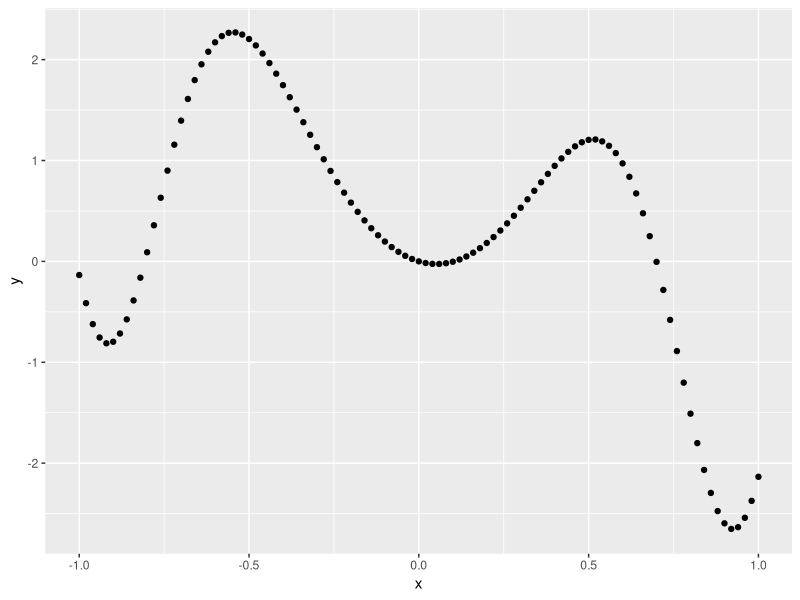
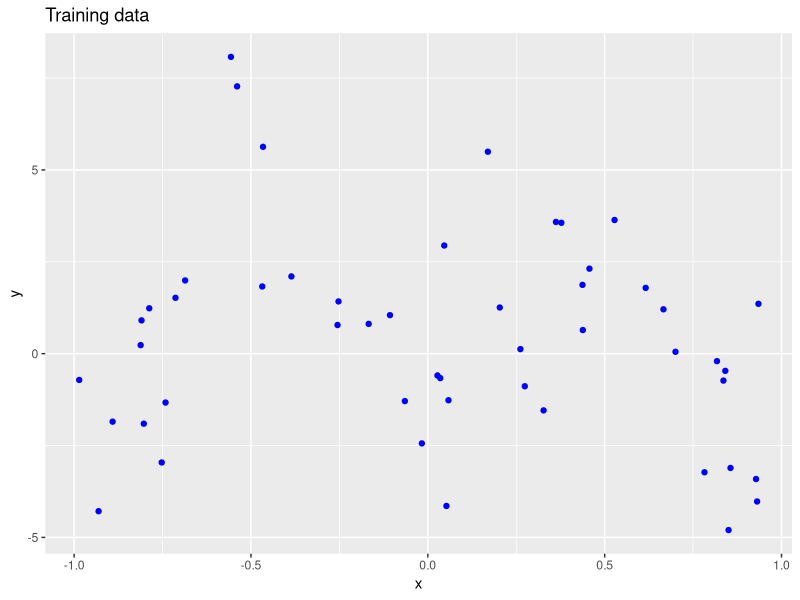
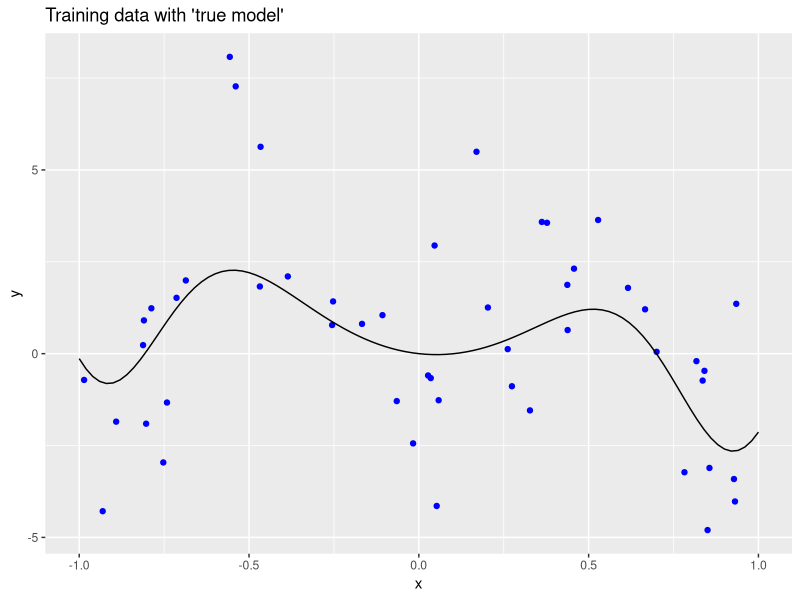
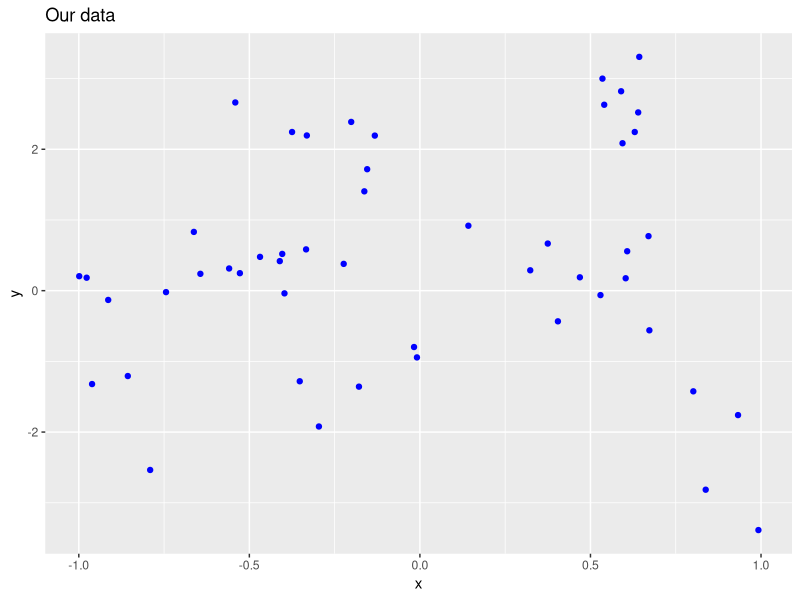
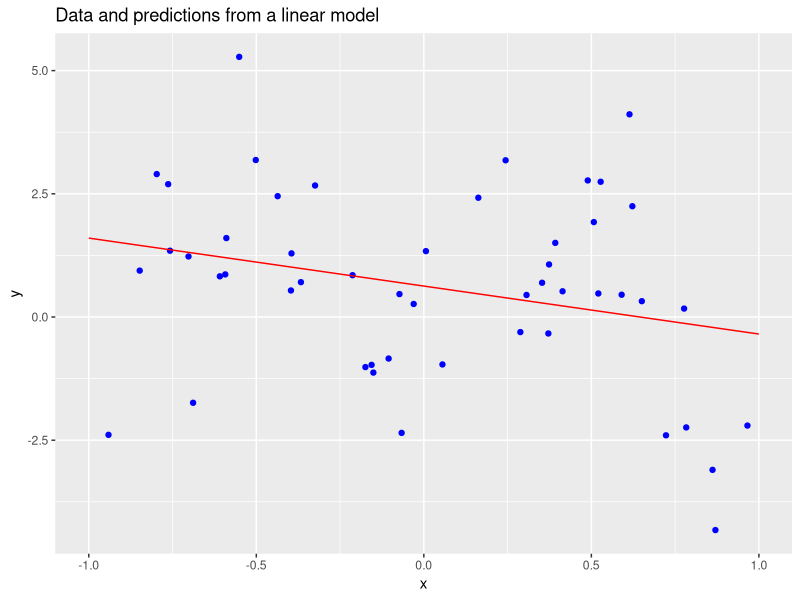
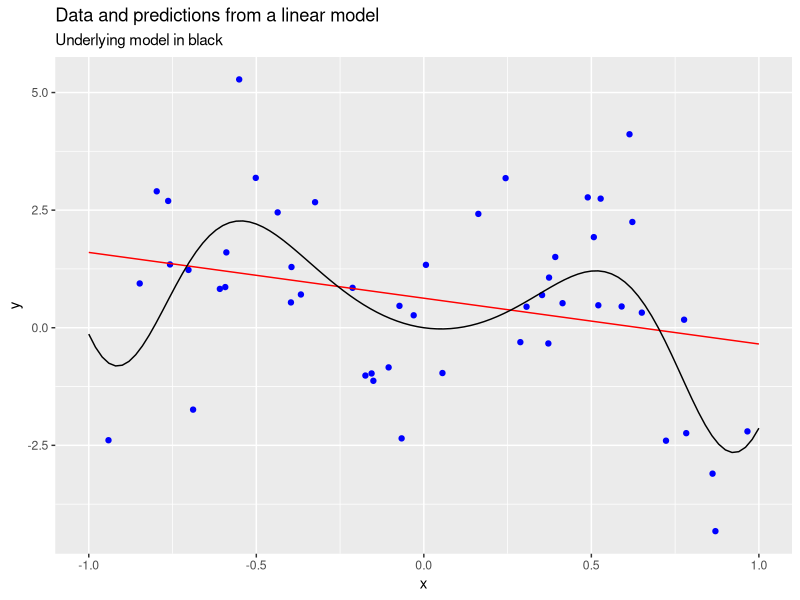
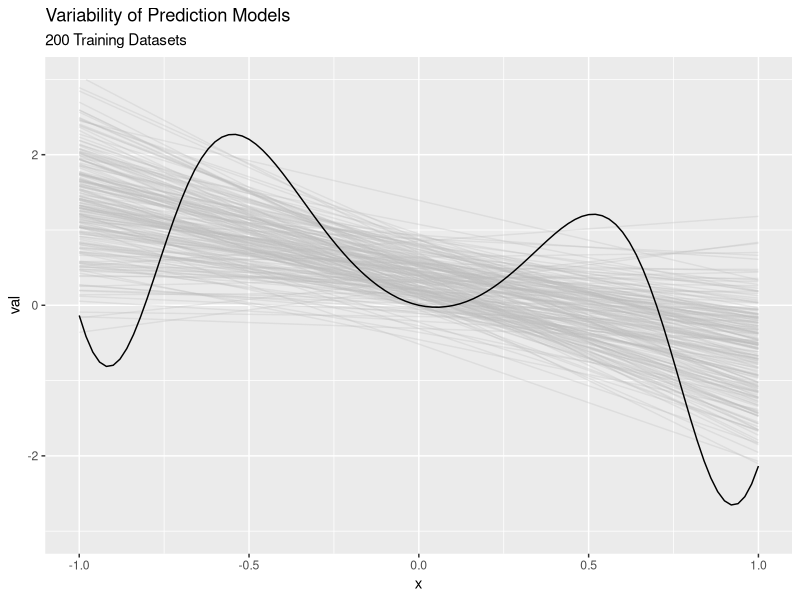
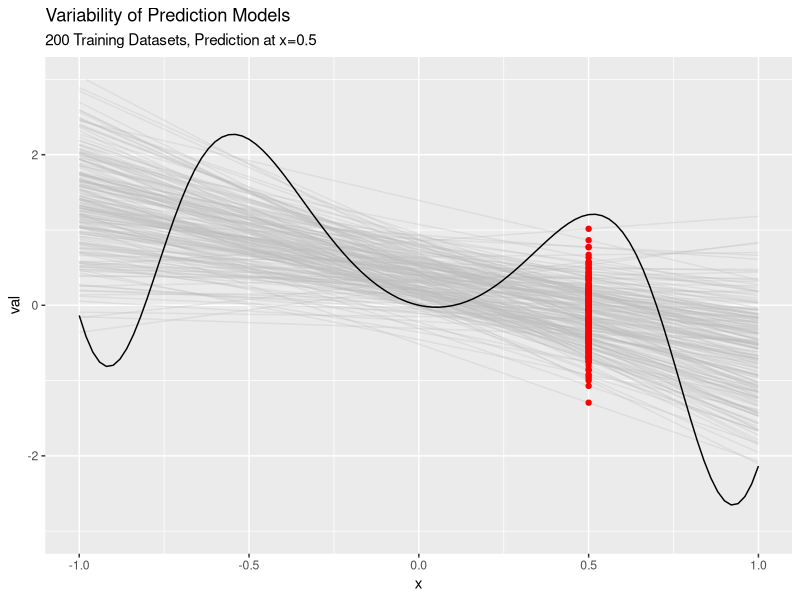

Recreate these plots in R, in order. (Note: this script raises an error after producing the figures.)
## ---- chunk 1
knitr::opts_chunk$set(echo = TRUE,cache=TRUE)
library(tidyverse)
## ---- chunk 2
f1 <- function(x) 1+x
f2 <- function(x) (x-1)*(x+1)
f3 <- function(x) x+ sin(5*pi*x)
f4 <- function(x) -x+sqrt(3)*sin(pi^(3/2)*x^2)
## ---- chunk 3
f <- f4
## ---- chunk 4
K <- 101
## Range
xMin <- -1
xMax <- 1
xVals<-seq(xMin, xMax,length=K)
trueF.df <- data.frame(x=xVals,y=f(xVals))
## ---- chunk 5
trueF.df %>% 
  ggplot()+
  geom_point(aes(x,y))
## ---- chunk 6
sizeDS <-50 # number of data points
sig <-1.75 # for the noise

##predictor
x<-runif(sizeDS,xMin, xMax) # inputs
## Repsonse
y<-f(x)+rnorm(sizeDS,0,sig) #realized values f(x)+noise
## Put in a data frame
train.df<-data.frame(x,y)
## ---- chunk 7
train.df %>% 
  ggplot()+
  geom_point(aes(x,y),color="blue")+
  ggtitle("Training data")
## ---- chunk 8
train.df %>% 
  ggplot()+
  geom_point(aes(x,y),color="blue")+
  geom_line(data=trueF.df,aes(x,y),color="black")+
  ggtitle("Training data with 'true model'")
## ---- chunk 9
buildData <- function(func,sizeDS,sig,xMin = -1, xMax = 1){
  ##predictor
  x<-runif(sizeDS,xMin, xMax) # inputs
  ## Repsonse
  y<-func(x)+rnorm(sizeDS,0,sig) #realized values f(x)+noise
  ## Put in a data frame
  data.frame(x,y)  
}
## ---- chunk 10
buildData(f,sizeDS,sig) %>% 
 ggplot()+
  geom_point(aes(x,y),color="blue")+
  labs(title="Our data")  
## ---- chunk 11
train.df <- buildData(f,sizeDS,sig)
## ---- chunk 12
mod <- lm(y ~ x, data = train.df)
## ---- chunk 13
predVals<-predict(mod,newdata=data.frame(x=xVals))
## ---- chunk 14
ggplot()+
  geom_point(data=train.df,aes(x,y),color="blue")+
  geom_line(data=NULL,aes(x=xVals,y=predVals),color="red")+
  labs(title="Data and predictions from a linear model")
  
## ---- chunk 15
ggplot()+
  geom_point(data=train.df,aes(x,y),color="blue")+
  geom_line(data=NULL,aes(x=xVals,y=predVals),color="red")+
  geom_line(data=trueF.df,aes(x,y),color="black")+
  labs(title="Data and predictions from a linear model",
       subtitle="Underlying model in black")
## ---- chunk 16
numDS <- 200 ##number of runs
##Place to put all the predictions
allVals <- matrix(nrow=K,ncol=numDS+1)
allVals[,1] <- xVals ##the xvalues

for(m in 1:numDS) {
  train.df <- buildData(f,sizeDS, sig)
  ##mod <- lm(y~1,data=train.df)
  mod <- lm(y ~ x, train.df)
  ##mod <- lm(y ~ x + I(x ^ 2), data = train.df)
  ##mod <- lm(y ~ x + I(x ^ 2) + I(x ^ 3) + I(x ^ 4) + I(x ^ 5), data = train.df)
  ##mod <- lm(y~x+I(x^2)+I(x^3)+I(x^4)+I(x^5)+I(x^6)+I(x^7)+I(x^8)+I(x^9)+I(x^10)+I(x^11)+I(x^12),train.df)
  pred <- predict(mod, newdata = data.frame(x = xVals))
  allVals[, m + 1] <- pred
}

allVals.df <- data.frame(allVals)
names(allVals.df) <- c("x", paste0("run", 1:numDS))
## ---- chunk 17
lim0 <- 3
allVals.df %>% 
  gather(run,val,2:(numDS+1)) %>% 
  ggplot()+
  geom_line(aes(x,val,group=run),color="grey",alpha=.3)+
  geom_line(data=trueF.df,aes(x,y),color="black")+
  scale_y_continuous(limits=c(-lim0,lim0))+
  labs(title="Variability of Prediction Models",
       subtitle=sprintf("%s Training Datasets",numDS))
             
## ---- chunk 18
x0 <- 0.5
predVals0.df <- allVals.df %>% 
  filter(x == x0) %>% 
  gather(run,y,2:(numDS+1)) %>% 
  select(-run)
## ---- chunk 19
allVals.df %>% 
  gather(run,val,2:(numDS+1)) %>% 
  ggplot()+
  geom_line(aes(x,val,group=run),color="grey",alpha=.3)+
  geom_line(data=trueF.df,aes(x,y),color="black")+
  geom_point(data=predVals0.df,
             aes(x,y),color="red")+
  scale_y_continuous(limits=c(-lim0,lim0))+
  labs(title="Variability of Prediction Models",
       subtitle=sprintf("%s Training Datasets, Prediction at x=%s",numDS,x0))
## ---- chunk 20
theVar <- with(predVals0.df,var(y))
predVals0.df %>% 
  ggplot()+
  geom_histogram(aes(y),color="white",fill="red",bins=40)+
  labs(title=sprintf("Distribution of Predicted Values"),
                     subtitle=sprintf("Variance=%s",round(theVar,3)))


## ---- chunk 21
trueVals.df <- data.frame(x=x0,y=f(x0)+rnorm(numDS,0,sig))
## ---- chunk 22
allVals.df %>% 
  gather(run,val,2:(numDS+1)) %>% 
  ggplot()+
  geom_line(aes(x,val,group=run),color="grey",alpha=.3)+
  geom_line(data=trueF.df,aes(x,y),color="black")+
  geom_point(data=predVals0.df,
             aes(x,y),color="red",size=.5)+
  geom_point(data=trueVals.df,aes(x=x+.01,y),color="darkgreen",size=.5)+
  scale_y_continuous(limits=c(-lim0,lim0))+
  labs(title="Variability of Prediction Models",
       subtitle="Red=Predicted Values, Green=Actual Values")
## ---- chunk 23
mse <- bind_cols(predVals0.df,trueVals.df) %>% ##combine these two
  mutate(sqDiff=(y-y1)^2) %>% 
  with(mean(sqDiff))
mse
## ---- chunk 24
varPred <- with(predVals0.df,var(y))
varPred
## ---- chunk 25
bias2 <- bind_cols(predVals0.df,trueVals.df) %>% 
  mutate(diff=(y-y1)) %>% 
  with(mean(diff)^2)
bias2
## ---- chunk 26
varNoise <- sig^2
varNoise
## ---- chunk 27
c(mse,
varPred+bias2+varNoise)
## ---- chunk 28
numDS <- 2000 ##number of runs
##Place to put all the predictions
allVals <- matrix(ncol=2,nrow=numDS)

for(m in 1:numDS){
  mod <- lm(y~x,buildData(f,sizeDS,sig))
  pred <- predict(mod,newdata=data.frame(x=x0))
  allVals[m,1] <- pred
  }
allVals[,2] <- f(x0)+rnorm(numDS,0,sig)

allVals.df <- data.frame(pred=allVals[,1],true=allVals[,2])
## ---- chunk 29
(mse <- with(allVals.df,mean((pred-true)^2)))
(var0 <- with(allVals.df,var(pred)))
(bias2 <- with(allVals.df,mean(pred-true))^2) ##careful: bias^2 is the square of the bias
(noise <- sig^2)
## ---- chunk 30
c(mse,var0+bias2+noise)
## ---- chunk 31
biasVarTO <- function(sizeDS,numDS,x0){
  allVals <- matrix(ncol=2,nrow=numDS)
  for(m in 1:numDS){
    mod <- lm(y~x,buildData(f,sizeDS,sig))
    pred <- predict(mod,newdata=data.frame(x=x0))
    allVals[m,1] <- pred
  }
  allVals[,2] <- f(x0)+rnorm(numDS,0,sig)
  
  allVals.df <- data.frame(pred=allVals[,1],true=allVals[,2])
  mse <- with(allVals.df,mean((pred-true)^2))
  var0 <- with(allVals.df,var(pred))
  bias2 <- with(allVals.df,mean(pred-true))^2 ##careful: bias^2 is the square of the bias
  noise <- sig^2
  c(mse,var0,bias2,noise)
}
## ---- chunk 32
sizeDS <- 50
numDS <- 200
(vals <- biasVarTO(sizeDS,numDS,x0))
c(vals[1],sum(vals[2:4]))
## ---- chunk 33
L <- 10
allVals <- matrix(nrow=L,ncol=4)
sizeDS <- 50
numDS <- 200
for(i in 1:L){
  allVals[i,] <- biasVarTO(sizeDS,numDS,x0)
}

data.frame(mse=allVals[,1],
                 var=allVals[,2],
                 bias2=allVals[,3],
                 noise=allVals[,4]) %>% 
  mutate(tot=var+bias2+noise)


## ---- chunk 34
train.df <- buildData(f,sizeDS,sig)
mod2 <- lm(y ~ x + I(x ^ 2),data=train.df)
summary(mod2)
## ---- chunk 35
biasVarTO2 <- function(sizeDS,numDS,x0){
  allVals <- matrix(ncol=2,nrow=numDS)
  for(m in 1:numDS){
    mod <- lm(y~x+I(x^2)+I(x^3),buildData(f,sizeDS,sig))
    pred <- predict(mod,newdata=data.frame(x=x0))
    allVals[m,1] <- pred
  }
  allVals[,2] <- f(x0)+rnorm(numDS,0,sig)
  
  allVals.df <- data.frame(pred=allVals[,1],true=allVals[,2])
  mse <- with(allVals.df,mean((pred-true)^2))
  var0 <- with(allVals.df,var(pred))
  bias2 <- with(allVals.df,mean(pred-true))^2
  noise <- sig^2
  c(mse,var0,bias2,noise)
}
## ---- chunk 36
L <- 10
allVals <- matrix(nrow=L,ncol=4)
for(i in 1:L){
  allVals[i,] <- biasVarTO2(100,200,x0)
}

data.frame(mse=allVals[,1],
                 var=allVals[,2],
                 bias2=allVals[,3],
                 noise=allVals[,4]) %>% 
  mutate(tot=var+bias2+noise)

## ---- chunk 37
biasVarTO3 <- function(form,sizeDS,numDS,x0){
  allVals <- matrix(ncol=2,nrow=numDS)
  for(m in 1:numDS){
    ##the
    mod <- lm(formula(form),buildData(f,sizeDS,sig))
    pred <- predict(mod,newdata=data.frame(x=x0))
    allVals[m,1] <- pred
  }
  allVals[,2] <- f(x0)+rnorm(numDS,0,sig)
  
  allVals.df <- data.frame(pred=allVals[,1],true=allVals[,2])
  mse <- with(allVals.df,mean((pred-true)^2))
  var0 <- with(allVals.df,var(pred))
  bias2 <- with(allVals.df,mean(pred-true))^2
  noise <- sig^2
  c(mse,var0,bias2,noise)
}
## ---- chunk 38
myForm <- "y ~x "
biasVarTO3(myForm, sizeDS, numDS, 0.5)
## ---- chunk 39
myForm <- "y ~x + I(x^2) "
biasVarTO3(myForm, sizeDS, numDS, 0.5)
## ---- chunk 40
myForm <- "y ~x + I(x^2) + I(x^3) "
biasVarTO3(myForm, sizeDS, numDS, 0.5)
## ---- chunk 41
sizeDS <- 50
numReps <- 250 ## Increase this for more accuracy of the estimates
##Starter Formula
form0 <- "y ~ "
maxDegree <- 15
##A place to stash the results
res <- matrix(nrow=maxDegree,ncol=4)
for(k in 1:maxDegree){
  ##Build up the formula
  form0 <- sprintf("%s + I(x^%s)",form0,k)
  print(form0)
  res[k,] <- biasVarTO3(form0,sizeDS,numReps,0.5) 
  print(res[k,])
}
## ---- chunk 42
res.df <- data.frame(flex=1:maxDegree,res)
names(res.df) <- c("flex","mse","var","bias2","noise")

res.df %>% 
  gather(Type,err,mse:noise) %>% 
  ##put these in order
  mutate(Type=factor(Type,levels=c("mse","var","bias2","noise"))) %>% 
  ggplot()+
  geom_point(aes(flex,err,color=Type))+
    geom_line(aes(flex,err,color=Type))+
  labs(x="Flexibility",
       y="Error",
       title="Bias-Variance Trade-off",
      subtitle="Polynomial Models")


